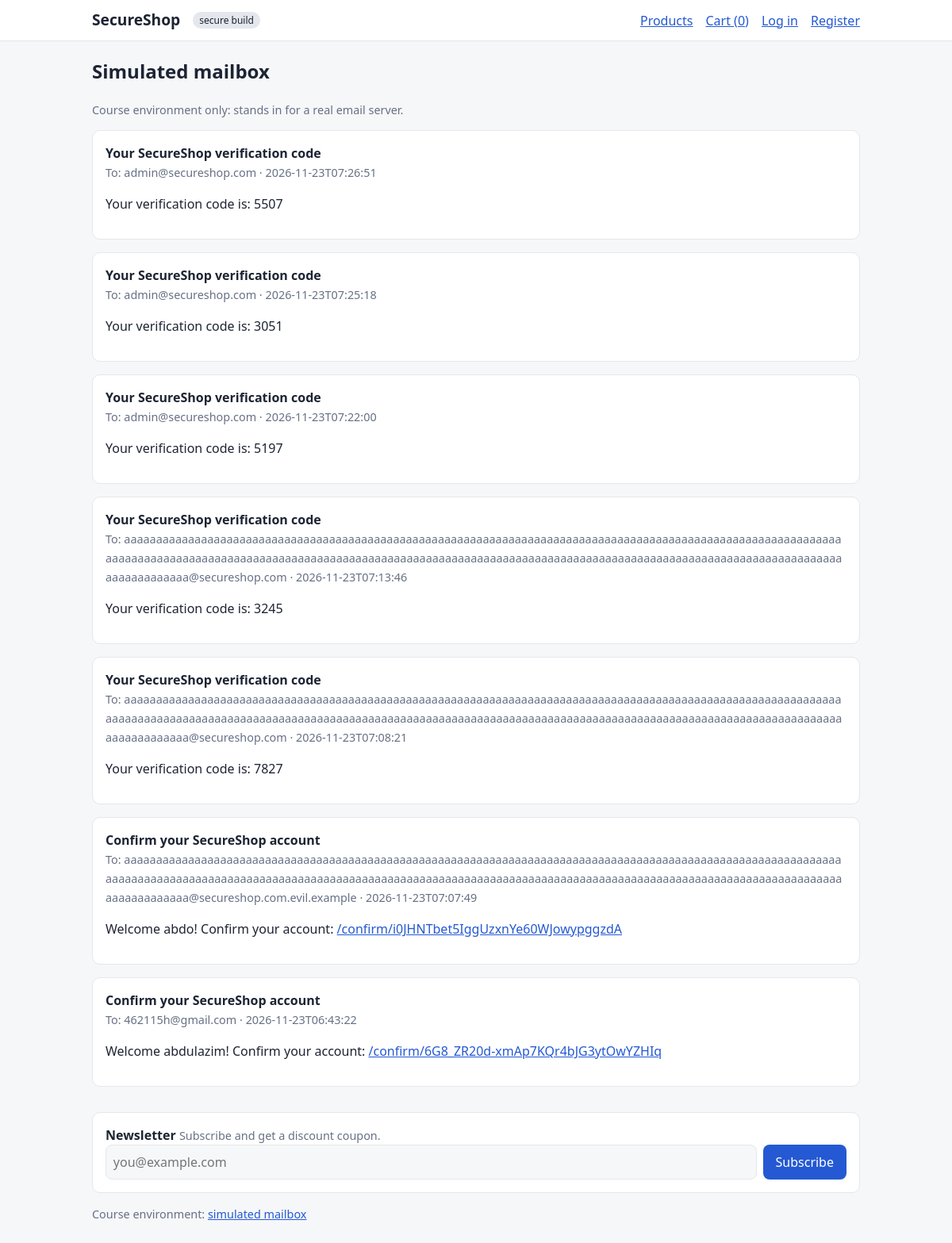
/dev/mailbox, run on the app's committed database.
### tables this page shows
CREATE TABLE mailbox(
  id INTEGER PRIMARY KEY AUTOINCREMENT, to_addr TEXT NOT NULL,
  subject TEXT NOT NULL, body TEXT NOT NULL, created TEXT NOT NULL);

### app.py (the view)
    @app.route("/dev/mailbox")
    def dev_mailbox():
        rows = get_db().execute("SELECT * FROM mailbox ORDER BY id DESC LIMIT 100").fetchall()
        return render_template("mailbox.html", mails=rows)

### app.py (called while the page is built)
def get_db():
    if "db" not in g:
        g.db = sqlite3.connect(DB_PATH, timeout=10)
        g.db.row_factory = sqlite3.Row
    return g.db

@app.before_request
def load_user():
    g.user = None
    uid = session.get("uid")
    if uid:
        g.user = get_db().execute("SELECT * FROM users WHERE id=?", (uid,)).fetchone()
        if g.user is None:
            session.clear()

@app.context_processor
def inject_globals():
    cart = session.get("cart", {})
    return {"secure": SECURE, "user": g.get("user"), "dev_mailbox": DEV_MAILBOX,
            "cart_count": sum(i["qty"] for i in cart.values())}

### templates/mailbox.html (shortened to what this page needs)
{% extends "base.html" %}
{% block content %}
<h2>Simulated mailbox</h2>
<p class="muted">Course environment only: stands in for a real email server.</p>
{% for m in mails %}
<div class="card mail" data-to="{{ m.to_addr }}">
  <strong>{{ m.subject }}</strong><br><span class="muted">To: {{ m.to_addr }} · {{ m.created }}</span>
  <p>{% for part in m.body.split(' ') %}{% if part.startswith('/confirm/') %}<a href="{{ part }}">{{ part }}</a>{% else %}{{ part }}{% endif %} {% endfor %}</p>
</div>
{% else %}<p>No mail.</p>{% endfor %}
{% endblock %}

### static/style.css (style rules this page uses)
:root { --bg:#f6f7f9;--card:#fff;--text:#1d2433;--muted:#667085;--brand:#2459d3;--brand-d:#1a46a8;--ok:#13795b;--err:#b42318;--line:#e4e7ec }
* { box-sizing:border-box }
body { margin:0;font-family:system-ui,-apple-system,"Segoe UI",Roboto,sans-serif;background:var(--bg);color:var(--text);line-height:1.5 }
a { color:var(--brand) }
.card { background:var(--card);border:1px solid var(--line);border-radius:10px;padding:1rem;margin-bottom:1rem }
.muted { color:var(--muted);font-size:.9rem }
.mail { word-break:break-all }

### data on the page
mailbox: subject "Your SecureShop verification code", to_addr "admin@secureshop.com", created "2026-11-23T07:26:51", part "Your" "verification" "code" "is:" "5507"
mailbox: subject "Your SecureShop verification code", to_addr "admin@secureshop.com", created "2026-11-23T07:25:18", part "Your" "verification" "code" "is:" "3051"
mailbox: subject "Your SecureShop verification code", to_addr "admin@secureshop.com", created "2026-11-23T07:22:00", part "Your" "verification" "code" "is:" "5197"
mailbox: subject "Your SecureShop verification code", to_addr "aaaaaaaaaaaaaaaaaaaaaaaaaaaaaaaaaaaaaaaaaaaaaaaaaaaaaaaaaaaaaaaaaaaaaaaaaaaaaaaaaaaaaaaaaaaaaaaaaaaaaaaaaaaaaaaaaaaaaaaaaaaaaaaaaaaaaaaaaaaaaaaaaaaaaaaaaaaaaaaaaaaaaaaaaaaaaaaaaaaaaaaaaaaaaaaaaaaaaaaaaaaaaaaaaaaaaaaaaaaaaaaaaaaaaaaaaaaaaaaa@secureshop.com", created "2026-11-23T07:13:46", part "Your" "verification" "code" "is:" "3245"
mailbox: subject "Your SecureShop verification code", to_addr "aaaaaaaaaaaaaaaaaaaaaaaaaaaaaaaaaaaaaaaaaaaaaaaaaaaaaaaaaaaaaaaaaaaaaaaaaaaaaaaaaaaaaaaaaaaaaaaaaaaaaaaaaaaaaaaaaaaaaaaaaaaaaaaaaaaaaaaaaaaaaaaaaaaaaaaaaaaaaaaaaaaaaaaaaaaaaaaaaaaaaaaaaaaaaaaaaaaaaaaaaaaaaaaaaaaaaaaaaaaaaaaaaaaaaaaaaaaaaaaa@secureshop.com", created "2026-11-23T07:08:21", part "Your" "verification" "code" "is:" "7827"
mailbox: subject "Confirm your SecureShop account", to_addr "aaaaaaaaaaaaaaaaaaaaaaaaaaaaaaaaaaaaaaaaaaaaaaaaaaaaaaaaaaaaaaaaaaaaaaaaaaaaaaaaaaaaaaaaaaaaaaaaaaaaaaaaaaaaaaaaaaaaaaaaaaaaaaaaaaaaaaaaaaaaaaaaaaaaaaaaaaaaaaaaaaaaaaaaaaaaaaaaaaaaaaaaaaaaaaaaaaaaaaaaaaaaaaaaaaaaaaaaaaaaaaaaaaaaaaaaaaaaaaaa@secureshop.com.evil.example", created "2026-11-23T07:07:49", part "Welcome" "abdo!" "Confirm" "your" "account:", part "/confirm/i0JHNTbet5IggUzxnYe60WJowypggzdA"
mailbox: subject "Confirm your SecureShop account", to_addr "462115h@gmail.com", created "2026-11-23T06:43:22", part "Welcome" "abdulazim!" "Confirm" "your" "account:", part "/confirm/6G8_ZR20d-xmAp7KQr4bJG3ytOwYZHIq"

### other printed values
{{ 'secure build' if secure else 'NAIVE build (vulnerable)' }} "secure build"
{{ cart_count }} "0"
